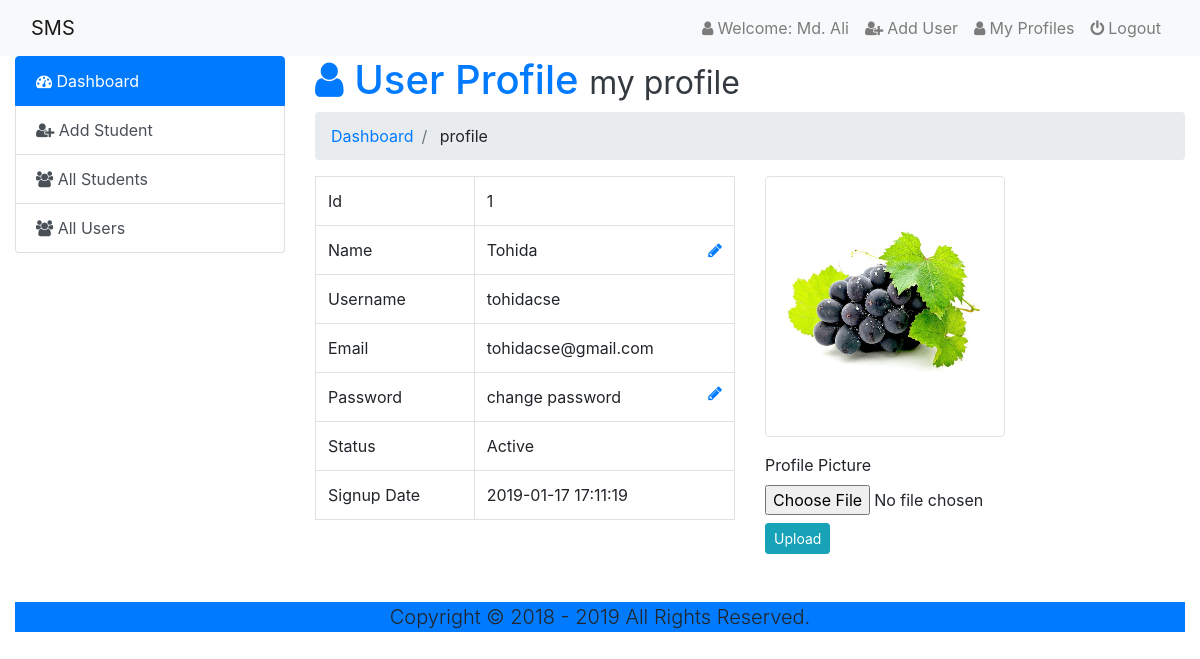
Screenshot of /admin/index.php?page=profile (signed in) with the database file from the repository.
### tables this page shows
CREATE TABLE `user_data` (
  `id` int(11) NOT NULL,
  `name` varchar(50) NOT NULL,
  `email` varchar(50) NOT NULL,
  `username` varchar(50) NOT NULL,
  `password` varchar(100) NOT NULL,
  `photo` varchar(50) NOT NULL,
  `status` varchar(15) NOT NULL,
  `datetime` timestamp NOT NULL DEFAULT current_timestamp()
);

### src/admin/profile.php (the view, shortened to what this page needs)
<div class="col-sm-9">
  <div class="content">
    <h1 class="text-primary"><i class="fa fa-user"></i> User Profile <small class="text-dark">my profile</small></h1>
     <ol class="breadcrumb">
       <li class="breadcrumb-item"><i class=""></i><a href="index.php?page=dashboard" class=""> Dashboard</a></li>
       <li class="breadcrumb-item"><i class=""></i> profile</li>
     </ol>
     <?php
      $session_id = $_SESSION['id'];
      $select = "SELECT * FROM `user_data` WHERE `id`='$session_id'";
      $user_data = mysqli_query($link, $select);
      $user_row = mysqli_fetch_assoc($user_data);
    ?>
     <div class="row">
       <div class="col-sm-6">
         <table class="table table-bordered">
           <tr>
             <td>Id</td>
             <td><?php echo $user_row['id']; ?></td>
           </tr>
           <tr>
             <td>Name</td>
             <td><?php echo ucwords($user_row['name']); ?> <a href="index.php?page=update_user" class="pull-right"><i class="fa fa-pencil"></i></a></td>
           </tr>
           <tr>
             <td>Username</td>
             <td><?php echo $user_row['username']; ?></td>
           </tr>
           <tr>
             <td>Email</td>
             <td><?php echo $user_row['email']; ?></td>
           </tr>
           <tr>
             <td>Password</td>
             <td>change password<a href="index.php?page=update-pass" class=""><i class="fa fa-pencil pull-right"></i></a></td>
           </tr>
           <tr>
             <td>Status</td>
             <td><?php echo ucwords($user_row['status']); ?></td>
           </tr>
           <tr>
             <td>Signup Date</td>
             <td><?php echo $user_row['datetime']; ?></td>
           </tr>
        </table>
       </div>
       <div class="col-sm-6">
         <a href="#" class="">
           <img src="img/<?php echo $user_row['photo']; ?>" alt="" class="img-fluid img-thumbnail" style="width:240px">
         </a>
         <form action="" class="mt-3" enctype="multipart/form-data" method="post">
           <div class="">
             <label for="photo" class="">Profile Picture</label>
             <input type="file" name="photo" id="photo" class="">
           </div>
           <div class="">
             <input type="submit" name="submit" value="Upload" class="btn btn-info btn-sm mt-2">
           </div>
         </form>
       </div>
     </div>
  </div>
</div>

### rows the page displays
user_data: id "1", name "Tohida", username "tohidacse", email "tohidacse@gmail.com", status "Active", datetime "2019-01-17 17:11:19", photo (picture)
